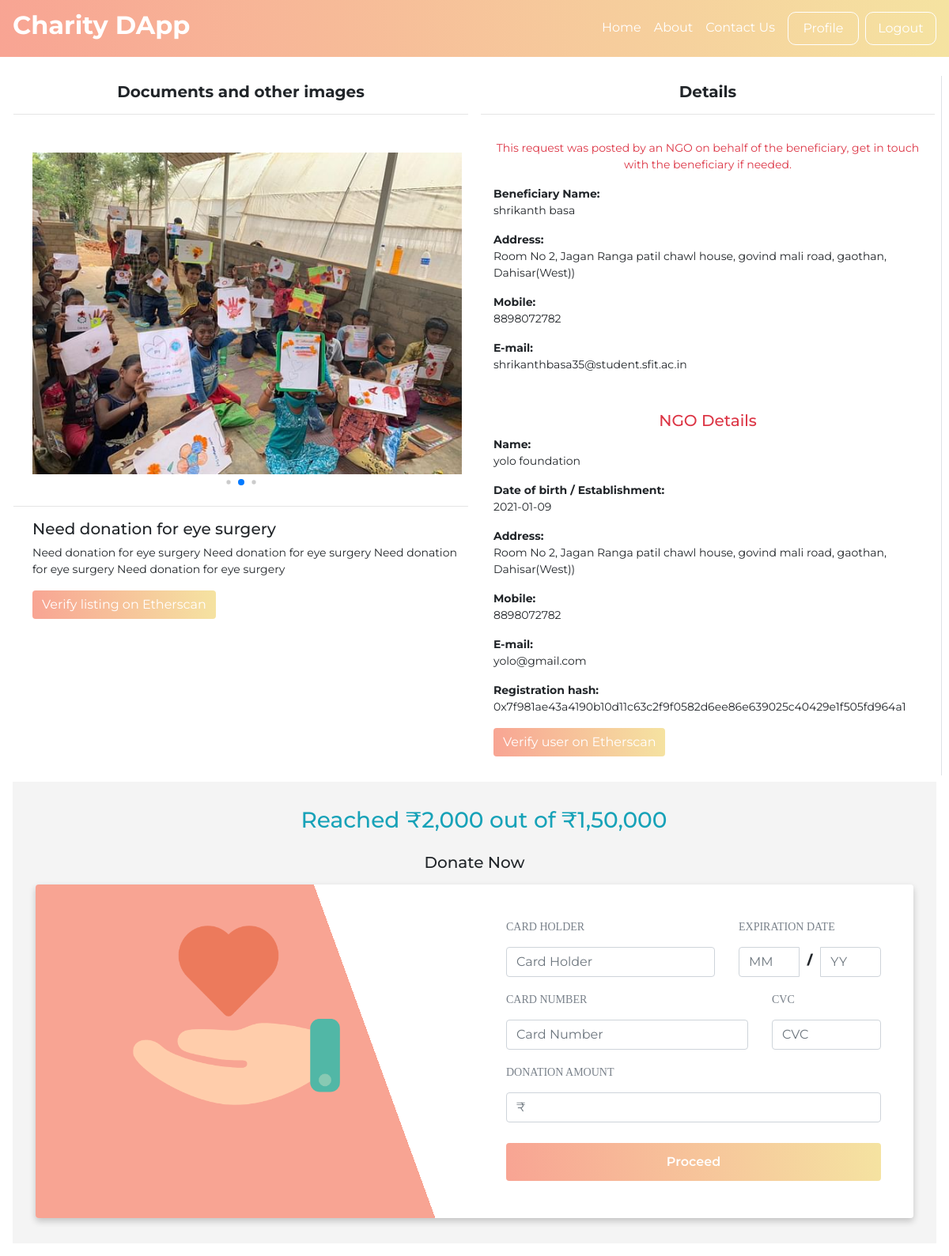
The app's page /details.php?listing=5 (signed in) with its own data.
### tables this page shows
CREATE TABLE `listings` (
  `listing_ID` int(11) NOT NULL,
  `fk_email` varchar(200) DEFAULT NULL,
  `title` varchar(400) NOT NULL,
  `description` varchar(2000) NOT NULL,
  `category` varchar(200) NOT NULL,
  `fromNGO` varchar(200) DEFAULT NULL,
  `beneficiary_id` varchar(200) NOT NULL,
  `hash` varchar(200) NOT NULL,
  `target` float NOT NULL,
  `reached` varchar(3) NOT NULL DEFAULT 'NO',
  `doclinks` varchar(2000) NOT NULL
);

CREATE TABLE `beneficiary_details` (
  `ben_id` varchar(200) NOT NULL,
  `name` varchar(200) NOT NULL,
  `address` varchar(500) NOT NULL,
  `email` varchar(200) NOT NULL,
  `phone` bigint(20) NOT NULL
);

CREATE TABLE `user` (
  `email` varchar(200) NOT NULL,
  `name` varchar(200) NOT NULL,
  `address` varchar(2000) NOT NULL,
  `dob` date NOT NULL,
  `mobile` bigint(20) NOT NULL,
  `ngo` int(11) NOT NULL,
  `pass` varchar(200) NOT NULL,
  `AC_hash` varchar(200) DEFAULT NULL,
  `balance` float NOT NULL DEFAULT '0'
);

### details.php (the view, shortened to what this page needs)
<?php
  include("connection.php");
?>
<!DOCTYPE html>
<html lang="en" dir="ltr">
  <head>
    <link rel="stylesheet" href="assets/bootstrap/css/bootstrap.css">
    <link rel="stylesheet" href="assets/cs/details.css">
    <link rel="stylesheet" href="assets/swiper/swiper.css">
  </head>
  <body>
    <?php
    include("header.php"); ?>
    <div class="container-fluid p-3">
      <div class="row rounded-sm p-2">
        <div class="col-6 p-2">
          <h5 class="bold text-center">Documents and other images</h5>
          <hr>
          <div class="swiper-container p-3 mt-4">
            <div class="swiper-wrapper p-2 text-center">
              <?php
                if (isset($_GET["listing"])) {
                  $lid = $_GET["listing"];
                }else{
                  header("Location: index.php?");
                  exit();
                }
                $sql = "SELECT * from listings where listing_ID='$lid'";
                $result = $conn->query($sql);
                if ($result->num_rows > 0) {
                  $row = $result->fetch_assoc();
                  $images = explode("*",$row["doclinks"]);
                  $email = $row["fk_email"];
                  $title = $row["title"];
                  $desc = $row["description"];
                  $list_hash = $row["hash"];
                  $from_ngo = $row["fromNGO"];
                  $benkey = $row["beneficiary_id"];
                  $target = $row["target"];
                  $target_for_form = $row["target"];
                  $sql2 = "SELECT sum(amount) from donations where fk_listing='$lid'";
                  $result2 = $conn->query($sql2);
                  $row2 = $result2->fetch_assoc();
                  $reached = $row2["sum(amount)"];
                  $reached_for_form = $row2["sum(amount)"];
                  $reached = preg_replace("/(\d+?)(?=(\d\d)+(\d)(?!\d))(\.\d+)?/i", "$1,", $reached);
                  $target = preg_replace("/(\d+?)(?=(\d\d)+(\d)(?!\d))(\.\d+)?/i", "$1,", $target);
                  array_pop($images);
                  foreach ($images as $value) {
                    echo '<div class="swiper-slide">
                          <img src="listingimages/'.$value.'" class="w-100">
                    </div>';
                  }
                } else {
                  header("Location: index.php");
                  exit();
                }
              ?>
            </div>
             <div class="swiper-pagination"></div>
          </div>
          <hr>
          <?php
            echo "<h5 class='pl-4'>".$title."</h5>";
            echo "<p class='pl-4'>".$desc."</p>";
            echo '<a class="pl-4" href="https://rinkeby.etherscan.io/tx/'.$list_hash.'" target="_blank"> <button type="button" class="btn btn-primary" name="button">Verify listing on Etherscan</button> </a>';
          ?>
        </div>
        <div class="col-6 p-2 border-right">
          <h5 class="bold mb-3 text-center">Details</h5>
          <hr>
          <?php
            if ($from_ngo!=NULL) {
              $sql = "SELECT * from beneficiary_details where ben_id='$benkey'";
              $result = $conn->query($sql);
              $row = $result->fetch_assoc();
              $ben_name = $row["name"];
              $ben_address = $row["address"];
              $ben_mobile = $row["phone"];
              $ben_mail = $row["email"];
              echo '<div class="p-3">
                <p class="text-center text-danger">This request was posted by an NGO on behalf of the beneficiary, get in touch with the beneficiary if needed.</p>
                <p class="mb-0 mt-3 bold">Beneficiary Name:</p>
                <p>'.$ben_name.'</p>
                <p class="mb-0 bold">Address:</p>
                <p>'.$ben_address.'</p>
                <p class="mb-0 bold">Mobile:</p>
                <p>'.$ben_mobile.'</p>
                <p class="mb-0 bold">E-mail:</p>
                <p>'.$ben_mail.'</p>
              </div>';
            }
          ?>
          <?php
            $sql = "SELECT * from user where email='$email'";
            $result = $conn->query($sql);
            $row = $result->fetch_assoc();
            $name = $row["name"];
            $address = $row["address"];
            $dob = $row["dob"];
            $mobile = $row["mobile"];
            $hash = $row["AC_hash"];
            ?>
            <div class="p-3">
              <?php if ($from_ngo!=NULL) { echo "<h5 class='text-danger text-center'>NGO Details</h5>";} ?>
              <p class="mb-0 bold">Name:</p>
              <p><?php echo $name; ?></p>
              <p class="mb-0 bold">Date of birth / Establishment:</p>
              <p><?php echo $dob; ?></p>
              <p class="mb-0 bold">Address:</p>
              <p><?php echo $address; ?></p>
              <p class="mb-0 bold">Mobile:</p>
              <p><?php echo $mobile; ?></p>
              <p class="mb-0 bold">E-mail:</p>
              <p><?php echo $email; ?></p>
              <p class="mb-0 bold">Registration hash:</p>
              <p><?php echo $hash; ?></p>
              <a href="https://rinkeby.etherscan.io/tx/<?php echo $hash ?>" target="_blank"> <button type="button" class="btn btn-primary" name="button">Verify user on Etherscan</button> </a>
          </div>
        </div>
      </div>
      <?php
      if (isset($_SESSION["userlogged"]) && $_SESSION["useremail"]!=$email) {
        ?>
        <section class="credit-card">
  		 <div class="container">
  			<div class="card-holder">
          <?php echo "<h3 class='pl-4 text-info text-center'>Reached &#8377;".$reached." out of &#8377;".$target."</h3>"; ?>
          <h5 class="text-center mt-4 mb-3">Donate Now</h5>
  			  <div class="card-box bg-news">
  		       <div class="row">
  				<div class="col-lg-6">
  				 <div class="img-box">
             <img src="assets/details_img.png" class="w-50 mr-5 mt-3" class="img-fluid" />
  				 </div>
  				</div>
  				<div class="col-lg-6">
  				<form action="methods.php?donation-txn=1&lid=<?php echo $lid."&email=".$email."&target=".$target_for_form."&reached=".$reached_for_form."&uname=".$name ?>" method="post">
  				  <div class="card-details">
  					<div class="row">
  					  <div class="form-group col-sm-7">
  					   <div class="inner-addon right-addon">
  						<label for="card-holder">Card Holder</label>
                          <i class="far fa-user"></i>
  						<input id="card-holder" required type="text" class="form-control" placeholder="Card Holder" aria-label="Card Holder" aria-describedby="basic-addon1">
  					   </div>
  					  </div>
  					  <div class="form-group col-sm-5">
  						<label for="">Expiration Date</label>
  						<div class="input-group expiration-date">
  						  <input type="number" required class="form-control" placeholder="MM" aria-label="MM" aria-describedby="basic-addon1">
  						  <span class="date-separator">/</span>
  						  <input type="number" required class="form-control" placeholder="YY" aria-label="YY" aria-describedby="basic-addon1">
  						</div>
  					  </div>
  					  <div class="form-group col-sm-8">
  					   <div class="inner-addon right-addon">
  						<label for="card-number">Card Number</label>
                          <i class="far fa-credit-card"></i>
  						<input id="card-number" type="number" required class="form-control" placeholder="Card Number" aria-label="Card Holder" aria-describedby="basic-addon1">
  					   </div>
  					  </div>
  					  <div class="form-group col-sm-4">
  						<label for="cvc">CVC</label>
  						<input id="cvc" type="number" maxlength="3" required class="form-control" placeholder="CVC" aria-label="Card Holder" aria-describedby="basic-addon1">
  					  </div>
                <div class="form-group col-sm-12">
    						<label for="amount">Donation amount</label>
    						<input id="amount" required name="donation-amt" autocomplete="off" type="number" class="form-control" placeholder="&#8377;">
    					  </div>
    					  <div class="form-group col-sm-12">
    						<button type="submit" class="btn btn-primary btn-block">Proceed</button>
    					  </div>
  					</div>
  				  </div>
  				</form>
  				</div>
  		       </div>
  			  </div>
  			</div>
  		 </div>
  		</section>
        <?php
      }
      ?>
    </div>
  </body>
</html>

### assets/cs/details.css (style rules this page uses)
body { font-family: 'Montserrat'; }
html { scroll-behavior: smooth; }
.bold { font-weight: bold; }
p { font-size: 14px; }
input[type=number] { -moz-appearance: textfield; }
.credit-card { background-color: #f4f4f4; width: 100%; display: flex; flex-direction: column; justify-content: center; align-items: center; }
.card-holder { margin: 2em 0; }
.img-box { padding-top: 20px; display: flex; justify-content: center; }
.card-box { font-weight: 800; padding: 1em 1em; border-radius: 0.25em; box-shadow: 0 4px 8px 0 rgba(0,0,0,0.2); }
.bg-news { background: -webkit-linear-gradient(70deg, rgba(248,164,147,1) 40%, #ffffff 40%); background: -o-linear-gradient(70deg, #f54d70 40%, #ffffff 40%); background: -moz-linear-gradient(70deg, #f54d70 40%, #ffffff 40%); background: linear-gradient(70deg, rgba(248,164,147,1) 40%, #ffffff 40%); }
.btn-primary { background: linear-gradient(84deg, rgba(248,164,147,1) 0%, rgba(245,227,161,1) 100%); filter: hue-rotate(0deg); border: none !important; }
.credit-card form { background-color: #ffffff; padding: 0; max-width: 600px; margin: auto; }
.credit-card .card-details { padding: 25px 25px 15px; }
.inner-addon { position: relative; }
.inner-addon .fas, .inner-addon .far { position: absolute; padding: 10px; pointer-events: none; color: #bcbdbd !important; }
.right-addon .fas, .right-addon .far { right: 0px; top: 40px; }
.right-addon input { padding-right: 30px; }
.credit-card .card-details label { font-family: 'Abhaya Libre', serif; font-size: 14px; font-weight: 400; margin-bottom: 15px; color: #79818a; text-transform: uppercase; }
.credit-card .card-details input[type="text"].card-details input[type="number"], { font-family: "Poppins", sans-serif; font-size: 16px; font-weight: 500; padding: 10px 10px 10px 5px; -webkit-appearance: none; display: block; background: #fafafa; color: #636363; border: none; border-radius: 0; border-bottom: 1px solid #757575; }
.credit-card .card-details button { margin-top: 0.6em; padding:12px 0; font-weight: 600; }
.credit-card .date-separator { margin-left: 10px; margin-right: 10px; margin-top: 5px; }

### records on screen
listings: title "Need donation for eye surgery", description "Need donation for eye surgery Need donation for eye surgery Need donation for eye surgery Need donation for eye surgery", fk_email "yolo@gmail.com", target "1,50,000"
beneficiary_details: name "shrikanth basa", address "Room No 2, Jagan Ranga patil chawl house, govind mali road, gaothan, Dahisar(West))", phone "8898072782", email "shrikanthbasa35@student.sfit.ac.in"
user: name "yolo foundation", dob "2021-01-09", address "Room No 2, Jagan Ranga patil chawl house, govind mali road, gaothan, Dahisar(West))", mobile "8898072782", AC_hash "0x7f981ae43a4190b10d11c63c2f9f0582d6ee86e639025c40429e1f505fd964a1"

### other values on screen
$reached "2,000"
